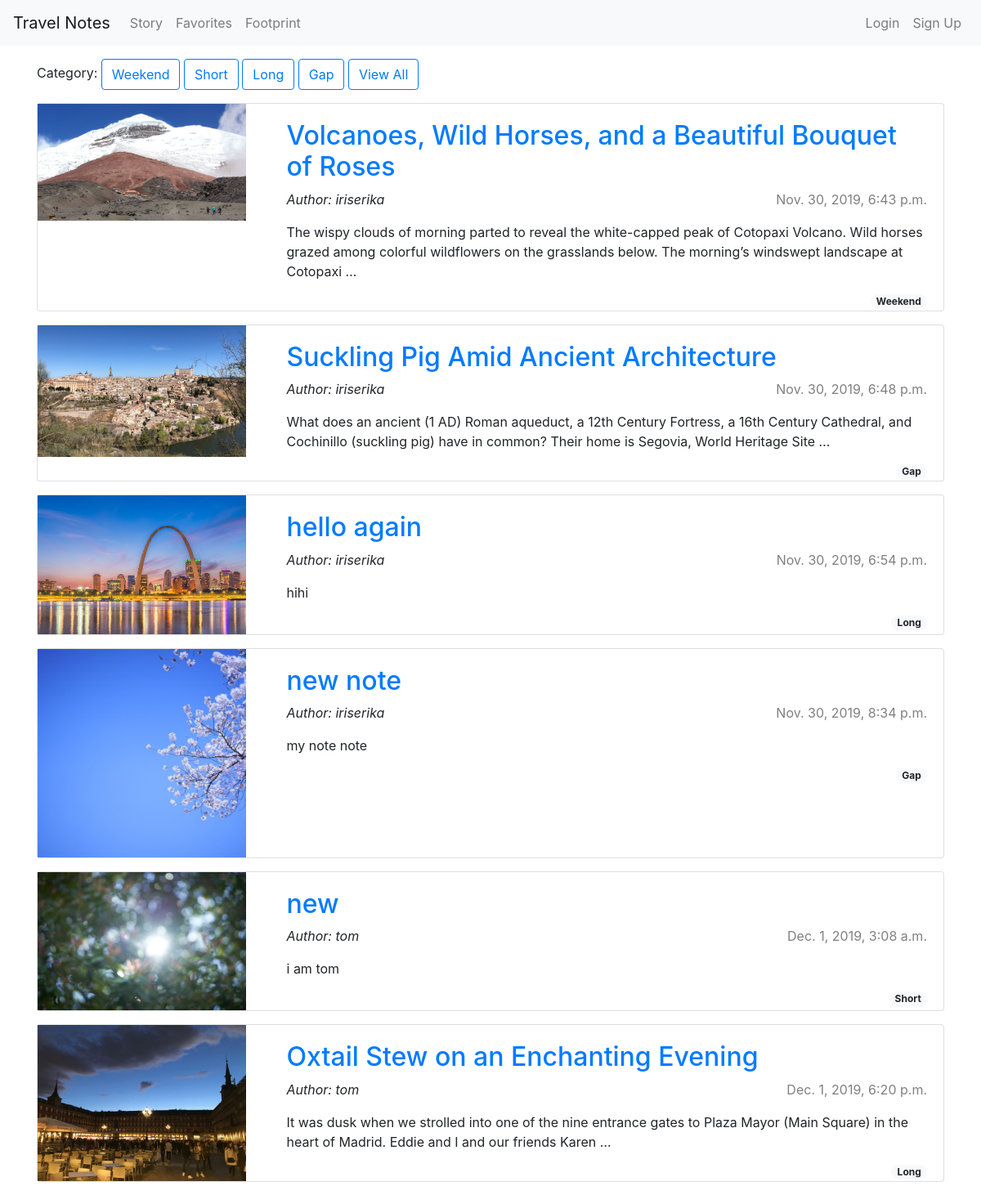
The app's page /notes/ with its own data.
### notes/models.py (models this page shows, shortened)
class Note(models.Model):
	author = models.ForeignKey(settings.AUTH_USER_MODEL, on_delete = models.CASCADE)
	title = models.CharField(max_length = 200)
	text = models.TextField()
	created_date = models.DateTimeField(default = timezone.now)
	cover = models.ImageField(upload_to = 'images/', default = '/images/default.jpeg')
	tag = models.CharField(max_length = 20, default='Weekend Break')

### notes/views.py (the view)
# urls.py: path('', views.post_list, name='post_list'),
def post_list(request):
    posts = Note.objects.order_by('created_date')
    return render(request, 'note/post_list.html', {'posts': posts})

### templates/note/post_list.html
{% extends 'base.html' %}
{% block content %}
Category:
<a href="{% url 'post_weekend' %}" class="btn btn-outline-primary">Weekend</a>
<a href="{% url 'post_short' %}" class="btn btn-outline-primary">Short</a>
<a href="{% url 'post_long' %}" class="btn btn-outline-primary">Long</a>
<a href="{% url 'post_gap' %}" class="btn btn-outline-primary">Gap</a>
<a href="{% url 'post_list' %}" class="btn btn-outline-primary">View All</a>
{% for post in posts %}
<div class="card" style="margin: 1rem auto;">
	<div class="row">
		<div class="col-3">
			<img src="{{ post.cover.url}}" class="img-fluid" alt="{{ post.title }}">
		</div>
		<div class="col-9">
			<div class="card-body">
				<h2><a href="{% url 'post_detail' pk=post.pk %}">{{ post.title }}</a></h2>
				<p class="float-right" style="color: grey;">{{ post.created_date }}</p>
    			<p><em>Author: {{ post.author }}</em></p>
			    <p>{{ post.text|truncatewords:30 }}</p>
			    <span class="badge badge-pill badge-light float-right">{{ post.tag }}</span>
			</div>
		</div>
	</div>
</div>
{% endfor %}
{% endblock %}

### records on screen
Note: cover (picture), title "Volcanoes, Wild Horses, and a Beautiful Bouquet of Roses", created_date "Nov. 30, 2019, 6:43 p.m.", author "iriserika", text "The wispy clouds of morning parted to reveal the white-capped peak of Cotopaxi Volcano. Wild horses grazed among colorful wildflowers on the grasslands below. The morning’s windswept landscape at Cotopaxi …", tag "Weekend"
Note: cover (picture), title "Suckling Pig Amid Ancient Architecture", created_date "Nov. 30, 2019, 6:48 p.m.", author "iriserika", text "What does an ancient (1 AD) Roman aqueduct, a 12th Century Fortress, a 16th Century Cathedral, and Cochinillo (suckling pig) have in common? Their home is Segovia, World Heritage Site …", tag "Gap"
Note: cover (placeholder picture), title "hello again", created_date "Nov. 30, 2019, 6:54 p.m.", author "iriserika", text "hihi", tag "Long"
Note: cover (picture), title "new note", created_date "Nov. 30, 2019, 8:34 p.m.", author "iriserika", text "my note note", tag "Gap"
Note: cover (picture), title "new", created_date "Dec. 1, 2019, 3:08 a.m.", author "tom", text "i am tom", tag "Short"
Note: cover (picture), title "Oxtail Stew on an Enchanting Evening", created_date "Dec. 1, 2019, 6:20 p.m.", author "tom", text "It was dusk when we strolled into one of the nine entrance gates to Plaza Mayor (Main Square) in the heart of Madrid. Eddie and I and our friends Karen …", tag "Long"
